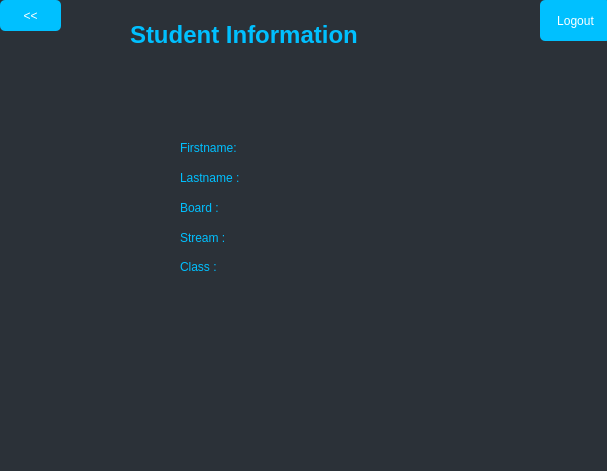
<?xml version="1.0" encoding="UTF-8"?>
<ui version="4.0">
 <class>Stuinfo</class>
 <widget class="QDialog" name="Stuinfo">
  <property name="geometry">
   <rect>
    <x>0</x>
    <y>0</y>
    <width>607</width>
    <height>471</height>
   </rect>
  </property>
  <property name="windowTitle">
   <string>Dialog</string>
  </property>
  <property name="styleSheet">
   <string notr="true">QDialog
{background-color:rgb(43, 49, 56);
}
QLabel
{
color:rgb(0, 192, 255);
font: 12pt &quot;Segoe Print&quot;;
}
QPushButton
{
border-style:bold;
background-color:rgb(0, 192, 255);
color:white;


border-radius:5px;
}
QPushButton:hover
{
background-color:white;
color:rgb(0, 192, 255);
border-color:green;
border-width:10px;
border-style:bold;
}
QPushButtonpressed
{
color:rgb(255, 255, 0);
background-color:rgb(52, 168, 83);
border-width:2px;}
QRadioButton
{
color:rgb(0, 192, 255);}
QGroupBox
{font: 12pt &quot;Segoe Print&quot;;
font: 75 12pt &quot;Segoe Script&quot;;
color:rgb(0,192,255);
}</string>
  </property>
  <widget class="QLabel" name="label">
   <property name="geometry">
    <rect>
     <x>130</x>
     <y>0</y>
     <width>351</width>
     <height>71</height>
    </rect>
   </property>
   <property name="styleSheet">
    <string notr="true">font: 12pt &quot;Segoe Print&quot;;</string>
   </property>
   <property name="text">
    <string>&lt;h1&gt;Student Information&lt;/h1&gt;</string>
   </property>
  </widget>
  <widget class="QLabel" name="label_2">
   <property name="geometry">
    <rect>
     <x>180</x>
     <y>140</y>
     <width>101</width>
     <height>16</height>
    </rect>
   </property>
   <property name="styleSheet">
    <string notr="true">font: 12pt &quot;Segoe Print&quot;;</string>
   </property>
   <property name="text">
    <string>Firstname:</string>
   </property>
  </widget>
  <widget class="QLabel" name="label_3">
   <property name="geometry">
    <rect>
     <x>180</x>
     <y>170</y>
     <width>101</width>
     <height>16</height>
    </rect>
   </property>
   <property name="styleSheet">
    <string notr="true">font: 12pt &quot;Segoe Print&quot;;</string>
   </property>
   <property name="text">
    <string>Lastname :</string>
   </property>
  </widget>
  <widget class="QLabel" name="label_4">
   <property name="geometry">
    <rect>
     <x>180</x>
     <y>200</y>
     <width>71</width>
     <height>16</height>
    </rect>
   </property>
   <property name="styleSheet">
    <string notr="true">font: 12pt &quot;Segoe Print&quot;;</string>
   </property>
   <property name="text">
    <string>Board :</string>
   </property>
  </widget>
  <widget class="QLabel" name="label_5">
   <property name="geometry">
    <rect>
     <x>180</x>
     <y>230</y>
     <width>81</width>
     <height>16</height>
    </rect>
   </property>
   <property name="styleSheet">
    <string notr="true">font: 12pt &quot;Segoe Print&quot;;</string>
   </property>
   <property name="text">
    <string>Stream :</string>
   </property>
  </widget>
  <widget class="QLabel" name="label_6">
   <property name="geometry">
    <rect>
     <x>180</x>
     <y>260</y>
     <width>47</width>
     <height>13</height>
    </rect>
   </property>
   <property name="styleSheet">
    <string notr="true">font: 12pt &quot;Segoe Print&quot;;</string>
   </property>
   <property name="text">
    <string>Class :</string>
   </property>
  </widget>
  <widget class="QLabel" name="label_7">
   <property name="geometry">
    <rect>
     <x>300</x>
     <y>140</y>
     <width>101</width>
     <height>16</height>
    </rect>
   </property>
   <property name="text">
    <string/>
   </property>
  </widget>
  <widget class="QLabel" name="label_8">
   <property name="geometry">
    <rect>
     <x>300</x>
     <y>170</y>
     <width>91</width>
     <height>16</height>
    </rect>
   </property>
   <property name="text">
    <string/>
   </property>
  </widget>
  <widget class="QLabel" name="label_9">
   <property name="geometry">
    <rect>
     <x>300</x>
     <y>200</y>
     <width>91</width>
     <height>16</height>
    </rect>
   </property>
   <property name="text">
    <string/>
   </property>
  </widget>
  <widget class="QLabel" name="label_10">
   <property name="geometry">
    <rect>
     <x>300</x>
     <y>230</y>
     <width>47</width>
     <height>13</height>
    </rect>
   </property>
   <property name="text">
    <string/>
   </property>
  </widget>
  <widget class="QLabel" name="label_11">
   <property name="geometry">
    <rect>
     <x>300</x>
     <y>260</y>
     <width>47</width>
     <height>13</height>
    </rect>
   </property>
   <property name="text">
    <string/>
   </property>
  </widget>
  <widget class="QPushButton" name="pushButton">
   <property name="geometry">
    <rect>
     <x>0</x>
     <y>0</y>
     <width>61</width>
     <height>31</height>
    </rect>
   </property>
   <property name="styleSheet">
    <string notr="true">font: 12pt &quot;Segoe Print&quot;;</string>
   </property>
   <property name="text">
    <string>&lt;&lt;</string>
   </property>
  </widget>
  <widget class="QLabel" name="label_12">
   <property name="geometry">
    <rect>
     <x>456</x>
     <y>90</y>
     <width>131</width>
     <height>111</height>
    </rect>
   </property>
   <property name="text">
    <string/>
   </property>
  </widget>
  <widget class="QPushButton" name="pushButton_2">
   <property name="geometry">
    <rect>
     <x>540</x>
     <y>0</y>
     <width>71</width>
     <height>41</height>
    </rect>
   </property>
   <property name="styleSheet">
    <string notr="true">font: 12pt &quot;Segoe Print&quot;;</string>
   </property>
   <property name="text">
    <string>Logout</string>
   </property>
  </widget>
  <widget class="QLabel" name="label_13">
   <property name="geometry">
    <rect>
     <x>20</x>
     <y>110</y>
     <width>47</width>
     <height>13</height>
    </rect>
   </property>
   <property name="text">
    <string/>
   </property>
  </widget>
  <widget class="QLabel" name="label_14">
   <property name="geometry">
    <rect>
     <x>80</x>
     <y>20</y>
     <width>47</width>
     <height>31</height>
    </rect>
   </property>
   <property name="styleSheet">
    <string notr="true">border-style:solid;
border-radius:100px;</string>
   </property>
   <property name="text">
    <string/>
   </property>
  </widget>
 </widget>
 <resources/>
 <connections/>
</ui>
